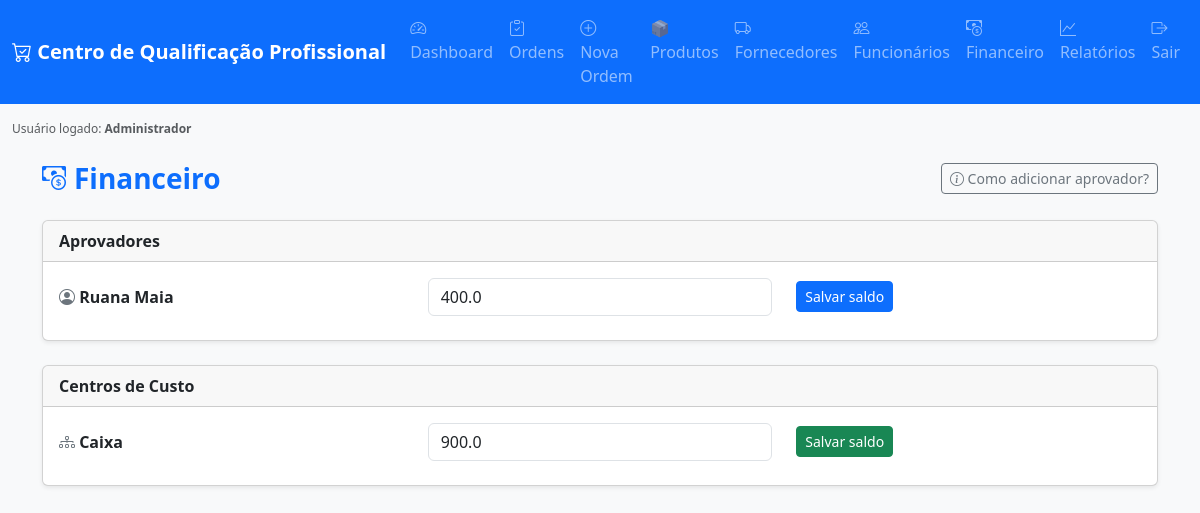
The page /financeiro (signed in) on the database its author committed.
### models.py (models this page shows)
class Usuario(db.Model, UserMixin):
    __tablename__ = "usuarios"
    id = db.Column(db.Integer, primary_key=True)
    nome = db.Column(db.String(120), nullable=False)
    email = db.Column(db.String(120), unique=True, nullable=False)
    senha = db.Column(db.String(255), nullable=False)
    perfil = db.Column(db.String(50), nullable=False)

class SaldoAprovador(db.Model):
    __tablename__ = "saldos_aprovador"
    id = db.Column(db.Integer, primary_key=True)
    nome_aprovador = db.Column(db.String(120), unique=True, nullable=False)
    saldo = db.Column(db.Float, default=0)

class CentroCusto(db.Model):
    __tablename__ = "centros_custo"
    id = db.Column(db.Integer, primary_key=True)
    nome = db.Column(db.String(120), nullable=False, unique=True)
    saldo = db.Column(db.Float, default=0)

### app_resgate.py (the view)
@app.route("/financeiro")
@login_required
def financeiro():
    if current_user.perfil != "admin":
        flash("Acesso restrito ao administrador.", "danger")
        return redirect(url_for("dashboard"))
    centros_custo = CentroCusto.query.order_by(CentroCusto.nome).all()
    aprovadores = Usuario.query.filter_by(perfil="aprovador").order_by(Usuario.nome).all()
    saldos_aprovadores = {
        s.nome_aprovador: s for s in SaldoAprovador.query.all()
    }
    return render_template(
        "financeiro.html",
        centros_custo=centros_custo,
        aprovadores=aprovadores,
        saldos_aprovadores=saldos_aprovadores
    )

### app_resgate.py (called while the page is built)
@login_manager.user_loader
def load_user(user_id):
    return Usuario.query.get(int(user_id))

### templates/financeiro.html
{% extends "base.html" %}
{% block content %}
<div class="container mt-4">
    <div class="d-flex justify-content-between align-items-center mb-4">
        <h3 class="fw-bold text-primary d-flex align-items-center gap-2 mb-0">
            <i class="bi bi-cash-coin fs-4"></i> Financeiro
        </h3>
        <button class="btn btn-outline-secondary btn-sm"
                onclick="alert('Os aprovadores são cadastrados na aba FUNCIONÁRIOS, com perfil APROVADOR.')">
            <i class="bi bi-info-circle"></i>
            Como adicionar aprovador?
        </button>
    </div>
    <div class="card shadow-sm mb-4">
        <div class="card-header fw-bold">
            Aprovadores
        </div>
        <div class="card-body">
            {% if aprovadores %}
                {% for a in aprovadores %}
                    <form method="POST"
                          action="{{ url_for('editar_saldo_aprovador', nome_aprovador=a.nome) }}"
                          class="row align-items-center mb-2">
                        <div class="col-md-4 fw-semibold">
                            <i class="bi bi-person-circle text-secondary"></i>
                            {{ a.nome }}
                        </div>
                        <div class="col-md-4">
                            <input type="number"
                                   step="0.01"
                                   name="saldo"
                                   class="form-control"
                                   value="{{ saldos_aprovadores.get(a.nome).saldo if saldos_aprovadores.get(a.nome) else 0 }}">
                        </div>
                        <div class="col-md-4">
                            <button class="btn btn-sm btn-primary">
                                Salvar saldo
                            </button>
                        </div>
                    </form>
                {% endfor %}
            {% else %}
                <p class="text-muted mb-0">
                    Nenhum aprovador cadastrado.
                </p>
            {% endif %}
        </div>
    </div>
    <div class="card shadow-sm">
        <div class="card-header fw-bold">
            Centros de Custo
        </div>
        <div class="card-body">
            {% if centros_custo %}
                {% for c in centros_custo %}
                    <form method="POST"
                          action="{{ url_for('editar_saldo_centro_custo', centro_id=c.id) }}"
                          class="row align-items-center mb-2">
                        <div class="col-md-4 fw-semibold">
                            <i class="bi bi-diagram-3 text-secondary"></i>
                            {{ c.nome }}
                        </div>
                        <div class="col-md-4">
                            <input type="number"
                                   step="0.01"
                                   name="saldo"
                                   class="form-control"
                                   value="{{ c.saldo or 0 }}">
                        </div>
                        <div class="col-md-4">
                            <button class="btn btn-sm btn-success">
                                Salvar saldo
                            </button>
                        </div>
                    </form>
                {% endfor %}
            {% else %}
                <p class="text-muted mb-0">
                    Nenhum centro de custo cadastrado.
                </p>
            {% endif %}
        </div>
    </div>
</div>
{% endblock %}

### templates/base.html (shortened to what this page needs)
<!DOCTYPE html>
<html lang="pt-br">
<head>
    <link href="https://cdn.jsdelivr.net/npm/bootstrap@5.3.2/dist/css/bootstrap.min.css" rel="stylesheet">
    <link href="https://cdn.jsdelivr.net/npm/bootstrap-icons@1.11.1/font/bootstrap-icons.css" rel="stylesheet">
</head>
<body class="bg-light">
<nav class="navbar navbar-expand-lg navbar-dark bg-primary sticky-top">
    <div class="container-fluid">
        <a class="navbar-brand fw-semibold" href="/dashboard">
            <i class="bi bi-cart-check"></i> Centro de Qualificação Profissional
        </a>
        <div class="collapse navbar-collapse" id="menu">
            <ul class="navbar-nav ms-auto">
                <li class="nav-item">
                    <a class="nav-link" href="/dashboard">
                        <i class="bi bi-speedometer2"></i> Dashboard
                    </a>
                </li>
                <li class="nav-item">
                    <a class="nav-link" href="/ordens">
                        <i class="bi bi-clipboard-check"></i> Ordens
                    </a>
                </li>
                <li class="nav-item">
                    <a class="nav-link" href="/nova_ordem">
                        <i class="bi bi-plus-circle"></i> Nova Ordem
                    </a>
                </li>
                <li class="nav-item">
                    <a class="nav-link" href="{{ url_for('produtos') }}">
                        📦 Produtos
                    </a>
                </li>
                <li class="nav-item">
                    <a class="nav-link" href="/fornecedores">
                        <i class="bi bi-truck"></i> Fornecedores
                    </a>
                </li>
                <li class="nav-item">
                    <a class="nav-link" href="/funcionarios">
                        <i class="bi bi-people"></i> Funcionários
                    </a>
                </li>
                {% if current_user.is_authenticated and current_user.perfil == "admin" %}
                <li class="nav-item">
                    <a class="nav-link" href="{{ url_for('financeiro') }}">
                        <i class="bi bi-cash-coin"></i> Financeiro
                    </a>
                </li>
                {% endif %}
                <li class="nav-item">
                    <a class="nav-link" href="{{ url_for('relatorios') }}">
                        <i class="bi bi-graph-up"></i> Relatórios
                    </a>
                </li>
                <li class="nav-item">
                    <a class="nav-link" href="/logout">
                        <i class="bi bi-box-arrow-right"></i> Sair
                    </a>
                </li>
            </ul>
        </div>
    </div>
</nav>
<main class="container-fluid mt-3">
    {% if current_user.is_authenticated %}
        <div class="text-muted mb-2" style="font-size: 0.75rem;">
            Usuário logado: <strong>{{ current_user.nome }}</strong>
        </div>
    {% endif %}
    {% block content %}{% endblock %}
</main>
</body>
</html>

### rows shown on the page
Usuario: nome "Administrador"
Usuario: nome "Ruana Maia", saldo "400.0"
CentroCusto: nome "Caixa", saldo "900.0"
